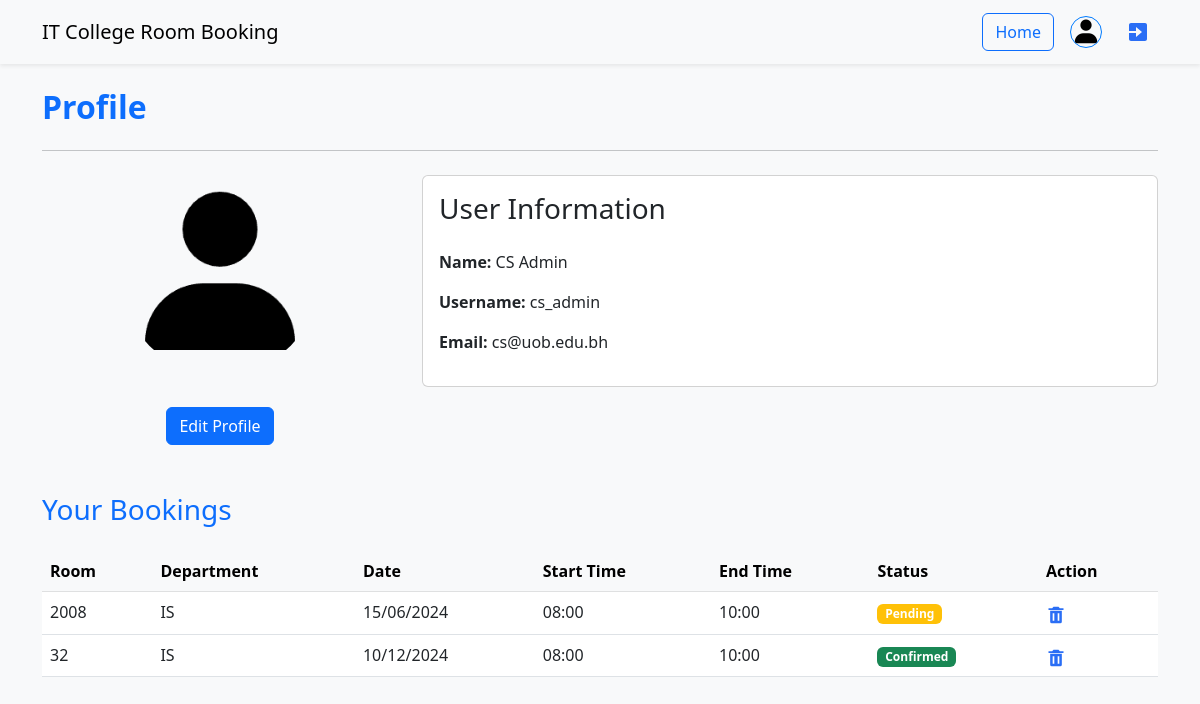
Screenshot of /public/profile-management/profile_page.php (signed in) with the database file from the repository.
### tables this page shows
CREATE TABLE Users (
    UserID INT PRIMARY KEY AUTO_INCREMENT,
    Username VARCHAR(50) UNIQUE NOT NULL,
    Password VARCHAR(255) NOT NULL,
    FirstName VARCHAR(50) NOT NULL,
    LastName VARCHAR(50) NOT NULL,
    Email VARCHAR(100) UNIQUE NOT NULL,
    ProfileImage LONGBLOB,
    ImageType VARCHAR(50),
    Role ENUM('admin', 'user') DEFAULT 'user'
);

CREATE TABLE Bookings (
    BookingID INT AUTO_INCREMENT PRIMARY KEY,
    BookedBy INT NOT NULL,   
    RoomID INT NOT NULL,
    StartTime DATETIME NOT NULL,
    EndTime DATETIME NOT NULL,
    TimeSlotID INT,
    Status ENUM('Pending', 'Confirmed', 'Cancelled', 'Completed') NOT NULL,
    FOREIGN KEY (BookedBy) REFERENCES Users(UserID) ON DELETE CASCADE,
    FOREIGN KEY (RoomID) REFERENCES Rooms(RoomID) ON DELETE CASCADE,
    FOREIGN KEY (TimeSlotID) REFERENCES TimeSlots(TimeSlotID),
    CHECK (EndTime > StartTime)
);

CREATE TABLE Rooms (
    RoomID INT AUTO_INCREMENT PRIMARY KEY,
    RoomNo INT UNIQUE NOT NULL,
    Status ENUM('Available', 'Occupied', 'Maintenance') NOT NULL,
    Capacity INT NOT NULL CHECK (Capacity > 0),
    RoomType ENUM('Classroom', 'Lab', 'Lecture Hall', 'Auditorium') NOT NULL,
    Department ENUM('IS', 'CS', 'CE') NOT NULL,
    Equipment VARCHAR(255)   
);

### public/profile-management/profile_page.php (the view, shortened to what this page needs)
<?php
$db = connect();
$stmt = $db->prepare("SELECT UserID, FirstName, LastName, Username, Email, ProfileImage, ImageType FROM Users WHERE Username = ?");
$stmt->execute([$_SESSION['username']]);
$user = $stmt->fetch(PDO::FETCH_ASSOC);
$imageSource = $user['ProfileImage'] ?
    "data:" . $user['ImageType'] . ";base64," . base64_encode($user['ProfileImage']) :
    "../images/default-profile.jpg";
$bookingStmt = $db->prepare("
    SELECT b.*, r.RoomNo, r.Department
    FROM Bookings b
    JOIN Rooms r ON b.RoomID = r.RoomID
    WHERE b.BookedBy = ?
    AND b.Status IN ('Pending', 'Confirmed')
    ORDER BY b.StartTime ASC
");
$bookingStmt->execute([$user['UserID']]);
$bookings = $bookingStmt->fetchAll(PDO::FETCH_ASSOC);
?>
<!DOCTYPE html>
<html lang="en">
<head>
    <link href="https://cdn.jsdelivr.net/npm/bootstrap@5.3.0-alpha3/dist/css/bootstrap.min.css" rel="stylesheet">
    <link href="../css/roomstyle.css" rel="stylesheet">
</head>
<body class="bg-light">
    <nav class="navbar navbar-expand-lg navbar-light bg-light shadow-sm">
        <div class="container">
            <a class="navbar-brand">IT College Room Booking</a>
            <div class="collapse navbar-collapse justify-content-end" id="navbarNav">
                <div class="navbar-nav align-items-center">
                    <a href="../room-browsing/room_browse.php" class="btn btn-outline-primary me-2">Home</a>
                    <a href="profile_page.php" class="nav-link me-2">
                        <img src="<?= htmlspecialchars($imageSource) ?>"
                             alt="Profile"
                             class="rounded-circle profile-icon"
                             style="width: 32px; height: 32px; object-fit: cover;">
                    </a>
                    <a href="../logout.php" class="nav-link">
                        <img src="../images/bxs-exit.svg"
                             alt="Logout"
                             class="logout-icon"
                             style="width: 24px; height: 24px;">
                    </a>
                </div>
            </div>
        </div>
    </nav>
    <div class="container mt-4">
        <div class="row">
            <div class="col">
                <h2 class="text-primary mb-4">Profile</h2>
                <hr class="mb-4">
            </div>
        </div>
        <div class="row mb-5">
            <div class="col-md-4 text-center">
                <img src="<?= htmlspecialchars($imageSource) ?>"
                     alt="Profile Picture"
                     class="rounded-circle mb-3"
                     style="width: 200px; height: 200px; object-fit: cover;">
                <div class="mt-3">
                    <a href="profile.php" class="btn btn-primary">Edit Profile</a>
                </div>
            </div>
            <div class="col-md-8">
                <div class="card">
                    <div class="card-body">
                        <h3 class="card-title mb-4">User Information</h3>
                        <p><strong>Name:</strong> <?= htmlspecialchars($user['FirstName'] . ' ' . $user['LastName']) ?></p>
                        <p><strong>Username:</strong> <?= htmlspecialchars($user['Username']) ?></p>
                        <p><strong>Email:</strong> <?= htmlspecialchars($user['Email']) ?></p>
                    </div>
                </div>
            </div>
        </div>
        <div class="row">
            <div class="col">
                <h3 class="text-primary mb-4">Your Bookings</h3>
                <?php if ($bookings): ?>
                    <div class="table-responsive">
                        <table class="table table-hover">
                            <thead class="table-light">
                                <tr>
                                    <th>Room</th>
                                    <th>Department</th>
                                    <th>Date</th>
                                    <th>Start Time</th>
                                    <th>End Time</th>
                                    <th>Status</th>
                                    <th>Action</th>
                                </tr>
                            </thead>
                            <tbody>
                                <?php foreach ($bookings as $booking):
                                    $startDateTime = new DateTime($booking['StartTime']);
                                    $endDateTime = new DateTime($booking['EndTime']);
                                ?>
                                    <tr>
                                        <td><?= htmlspecialchars($booking['RoomNo']) ?></td>
                                        <td><?= htmlspecialchars($booking['Department']) ?></td>
                                        <td><?= $startDateTime->format('d/m/Y') ?></td>
                                        <td><?= $startDateTime->format('H:i') ?></td>
                                        <td><?= $endDateTime->format('H:i') ?></td>
                                        <td>
                                            <span class="badge bg-<?= $booking['Status'] === 'Confirmed' ? 'success' : 'warning' ?>">
                                                <?= htmlspecialchars($booking['Status']) ?>
                                            </span>
                                        </td>
                                        <td>
                                            <form action="../room-browsing/book_room.php" method="POST" style="display: inline;">
                                                <button type="submit" class="btn btn-link p-0"
                                                        onclick="return confirm('Are you sure you want to delete this booking?');">
                                                    <img src="../images/bxs-trash.svg"
                                                         alt="Delete"
                                                         class="delete-icon"
                                                         style="width: 20px; height: 20px;">
                                                </button>
                                            </form>
                                        </td>
                                    </tr>
                                <?php endforeach; ?>
                            </tbody>
                        </table>
                    </div>
                <?php else: ?>
                    <div class="alert alert-info">
                        You haven't booked any rooms yet.
                    </div>
                <?php endif; ?>
            </div>
        </div>
    </div>
</body>
</html>

### public/css/roomstyle.css (style rules this page uses)
.profile-icon { border: 1px solid #007bff; transition: transform 0.2s; width: 32px !important; height: 32px !important; }
.logout-icon { transition: transform 0.2s; filter: invert(34%) sepia(85%) saturate(2738%) hue-rotate(211deg) brightness(97%) contrast(98%); }
.navbar-nav .nav-link { display: flex; align-items: center; }
h2.text-primary { color: #0d6efd; font-weight: 600; }
.delete-icon { filter: invert(34%) sepia(85%) saturate(2738%) hue-rotate(211deg) brightness(97%) contrast(98%); transition: filter 0.2s; }
.btn-link { border: none; background: none; padding: 0; }

### rows the page displays
users: FirstName+LastName "CS Admin", Username "cs_admin", Email "cs@uob.edu.bh"
bookings: RoomID.RoomNo "2008", RoomID.Department "IS", StartTime "15/06/2024", StartTime "08:00", EndTime "10:00", Status "Pending"
bookings: RoomID.RoomNo "32", RoomID.Department "IS", StartTime "10/12/2024", StartTime "08:00", EndTime "10:00", Status "Confirmed"
